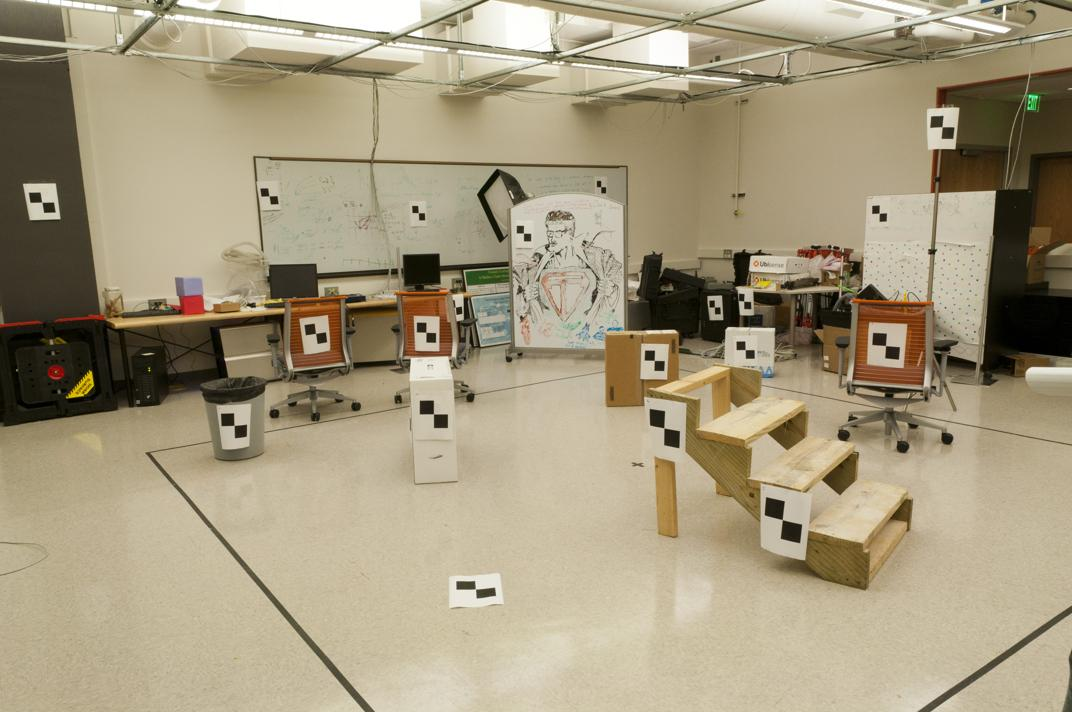
#> input picture ps3/input/pic_a.jpg, 1072 x 712 px
$ jupyter execute --allow-errors PS3.ipynb
#> lines starting #> are read from the running program, lines starting #| are printed output that depends on the picture
[cell 1]
import os
import numpy as np
import cv2
import matplotlib
import matplotlib.pyplot as plt
import random as rd

# Setting up

[cell 2]
p_a = cv2.imread(os.path.join('input', 'pic_a.jpg'), cv2.IMREAD_COLOR)
#> p_a is the input picture: shape (712, 1072, 3); mean B, G, R 126.2, 153, 164.7
p_b = cv2.imread(os.path.join('input', 'pic_b.jpg'), cv2.IMREAD_COLOR)
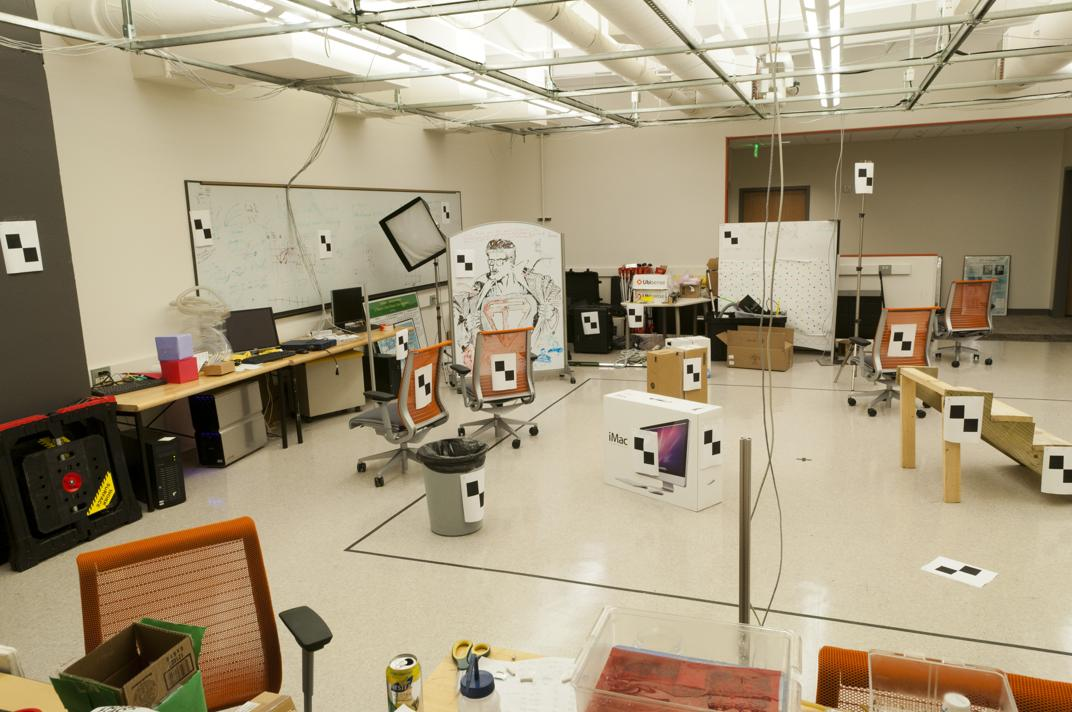
#> input picture ps3/input/pic_b.jpg, 1072 x 712 px
#> p_b is the input picture: shape (712, 1072, 3); mean B, G, R 126, 152.9, 166.6

pt_3d_norm_file  = open("input/pts3d-norm.txt", "r")
#> (reads ps3/input/pts3d-norm.txt from the repository)
pt_2d_norm_file  = open("input/pts2d-norm-pic_a.txt", "r")
#> (reads ps3/input/pts2d-norm-pic_a.txt from the repository)

pt_3d_norm =  np.array([[float(string.strip()) for string in i.split("  ") if string != ''] for i in pt_3d_norm_file])
pt_2d_norm =  np.array([[float(string.strip()) for string in i.split("  ") if string != ''] for i in pt_2d_norm_file])

pt_3d_norm_file.close()
pt_2d_norm_file.close()

##################

pt_3d_file = open("input/pts3d.txt", "r")
#> (reads ps3/input/pts3d.txt from the repository)
pts2d_b_file = open("input/pts2d-pic_b.txt", "r")
#> (reads ps3/input/pts2d-pic_b.txt from the repository)
pts2d_a_file = open("input/pts2d-pic_a.txt", "r")

pt_3d =  np.array([[float(string.strip()) for string in i.split(" ") if string != ''] for i in pt_3d_file])
pts2d_b =  np.array([[float(string.strip()) for string in i.split(" ") if string != ''] for i in pts2d_b_file])
pts2d_a =  np.array([[float(string.strip()) for string in i.split(" ") if string != ''] for i in pts2d_a_file])

pt_3d_file.close()
pts2d_b_file.close()
pts2d_a_file.close()

##################

img_a = plt.imread("input/pic_a.jpg")
img_b = plt.imread("input/pic_b.jpg")


##################
M_answer = np.array([[-0.4583, 0.2947, 0.0139, -0.0040],[0.0509, 0.0546, 0.5410, 0.0524],[-0.1090, -0.1784, 0.0443, -0.5968]])
print(M_answer)

## 3.1.a

[cell 3]
A = np.zeros((len(pt_3d_norm) * 2, 11))
B = pt_2d_norm.flatten()
for i in range(len(pt_3d_norm)):
    x = pt_3d_norm[i][0]
    y = pt_3d_norm[i][1]
    z = pt_3d_norm[i][2]

    u = pt_2d_norm[i][0]
    v = pt_2d_norm[i][1]

    A[i * 2] = [x, y, z, 1, 0, 0, 0, 0, -u * x, -u*y, -u * z]
    A[i * 2 + 1] = [0, 0, 0, 0, x, y, z, 1,  -v * x, -v*y, -v * z] # I am stupid...... staright up stupid.....
M_ls = np.linalg.lstsq(A, B)
M_ls_ex = np.append(M_ls[0], 1)
M = np.reshape(M_ls_ex, (3,4))
print(M * -0.5968)
print(M)
print(M_ls[1])

## 3.1.b

[cell 4]
k_list = [8, 12, 16]
M_list = []
M_res_list = []
res_size = 4
for i in range(10):
    for k in k_list:

        sample_aray = rd.sample(range(len(pt_3d)), k)
        test_array = rd.sample([i for i in range(len(pt_3d)) if i not in sample_aray], res_size)

        pt3d_sample = pt_3d[sample_aray]
        pt2d_sample = pts2d_b[sample_aray]

        pt3d_test = pt_3d[test_array]
        pt2d_test = pts2d_b[test_array]

        A = np.zeros((len(pt3d_sample) * 2, 11))
        B = pt2d_sample.flatten()

        for i in range(len(pt3d_sample)):
            x = pt3d_sample[i][0]
            y = pt3d_sample[i][1]
            z = pt3d_sample[i][2]

            u = pt2d_sample[i][0]
            v = pt2d_sample[i][1]

            A[i * 2] = [x, y, z, 1, 0, 0, 0, 0, -u * x, -u*y, -u * z]
            A[i * 2 + 1] = [0, 0, 0, 0, x, y, z, 1,  -v * x, -v*y, -v * z]

        M_ls = np.linalg.lstsq(A, B)
        M_ls_ex = np.append(M_ls[0], 1)
        M = np.reshape(M_ls_ex, (3,4))
        M_list.append(M)

        residual = 0
        for i in range(res_size):
            pt_test = np.matmul(M,np.append(pt3d_sample[i], 1))
            residual += np.linalg.norm(np.array([pt_test[0]/pt_test[2], pt_test[1]/pt_test[2]]) - pt2d_sample[i])
        M_res_list.append(residual)

M = M_list[np.argmin(M_res_list)]
print(M)
residual = 0
for i in range(len(pt_3d)):
    pt = np.matmul(M,np.append(pt_3d[i], 1))
    residual += np.linalg.norm(pts2d_b[i] - np.array([pt[0]/pt[2], pt[1]/pt[2]]))
print(residual)

## 3.1.c

[cell 5]
m4 = M[:,3]
Q = M[:,0:3]
C = - np.matmul(np.linalg.inv(Q), m4)
print(C)

## 3.2.a

[cell 6]
A = np.zeros((len(pts2d_a), 8))
B = np.full(len(pts2d_a), -1)
for i in range(len(pts2d_a)):
    a = pts2d_a[i][0]
    b = pts2d_a[i][1]

    u = pts2d_b[i][0]
    v = pts2d_b[i][1]

    A[i] = [u*a, u*b, u, v*a, v*b, v, a, b]

F_a_ls = np.linalg.lstsq(A, B)
F_a_ls_ex = np.append(F_a_ls[0], 1)
F_a = np.reshape(F_a_ls_ex, (3,3))
print(F_a)

[cell 7]
A = np.zeros((len(pts2d_b), 8))
B = np.full(len(pts2d_b), -1)
for i in range(len(pts2d_b)):
    a = pts2d_b[i][0]
    b = pts2d_b[i][1]

    u = pts2d_a[i][0]
    v = pts2d_a[i][1]

    A[i] = [u*a, u*b, u, v*a, v*b, v, a, b]

F_b_ls = np.linalg.lstsq(A, B)
F_b_ls_ex = np.append(F_b_ls[0], 1)
F_b = np.reshape(F_b_ls_ex, (3,3))
print(F_b)

## 3.2.b

#> (a cell that did not finish here is left out)

## 3.2.c

[cell 9]
plt.imshow(img_a)
plt.scatter(pts2d_a[0,0], pts2d_a[0,1])
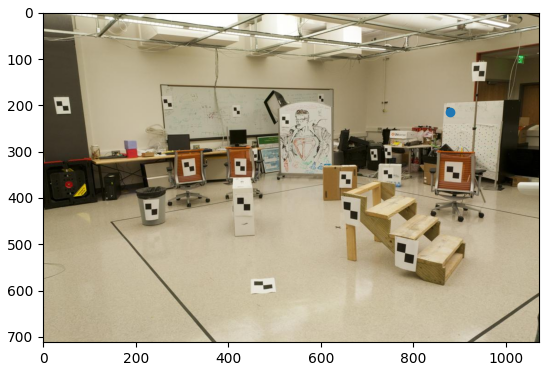
#> figure drawn by matplotlib, 1 panel

[cell 10]
plt.imshow(img_b)
plt.scatter(pts2d_b[0,0], pts2d_b[0,1])
plt.scatter(pts2d_b[1,0], pts2d_b[1,1])
# plt.scatter(pts2d_b[2,0], pts2d_b[2,1])
plt.plot(pts2d_b[:2, 0], pts2d_b[:2, 1], 'k-')
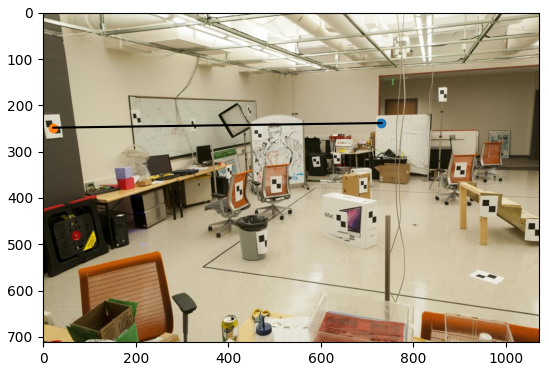
#> figure drawn by matplotlib, 1 panel

[cell 11]
Pul = np.array([0,0,1])
Pbl = np.array([0,img_b.shape[0],1])
#> Pbl = [0, 712, 1]
ll = np.cross(Pul, Pbl)
#> ll = [-712, 0, 0]

Pur = np.array([img_b.shape[1], 0,1])
#> Pur = [1072, 0, 1]
Pbr = np.array([img_b.shape[1],img_b.shape[0],1])
#> Pbr = [1072, 712, 1]
lr = np.cross(Pur, Pbr)
#> lr = [-712, 0, 763264]
print(ll)
#| [-712    0    0]
print(lr)
#| [  -712      0 763264]

[cell 12]
plt.imshow(img_b)
for i in range(len(pts2d_a)):
    pa = np.append(pts2d_a[i], 1)
    lb = np.matmul(F_a, pa)
    ptr = np.cross(lr, lb)
    ptl = np.cross(ll, lb)
    ptr = np.array([ptr[0]/ptr[2], ptr[1]/ptr[2]])
    ptl = np.array([ptl[0]/ptl[2], ptl[1]/ptl[2]])
    plt.plot([ptr[0], ptl[0]], [ptr[1], ptl[1]])
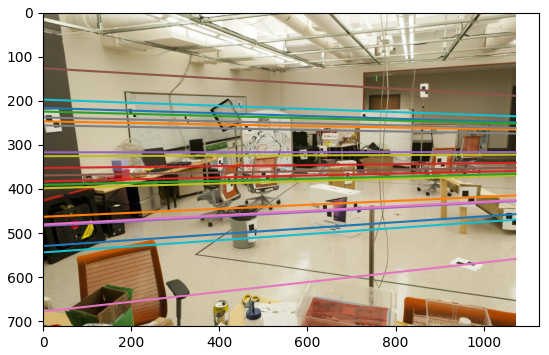
#> figure drawn by matplotlib, 1 panel

[cell 13]
Pul = np.array([0,0,1])
Pbl = np.array([0,img_a.shape[0],1])
ll = np.cross(Pul, Pbl)

Pur = np.array([img_a.shape[1], 0,1])
Pbr = np.array([img_a.shape[1],img_a.shape[0],1])
lr = np.cross(Pur, Pbr)
print(ll)
#| [-712    0    0]
print(lr)
#| [  -712      0 763264]

[cell 14]
plt.imshow(img_a)
for i in range(len(pts2d_b)):
    pb = np.append(pts2d_b[i], 1)
    la = np.matmul(F_b, pb)
    ptr = np.cross(la, lr)
    ptl = np.cross(la, ll)
    ptr = np.array([ptr[0]/ptr[2], ptr[1]/ptr[2]])
    ptl = np.array([ptl[0]/ptl[2], ptl[1]/ptl[2]])
    plt.plot([ptr[0], ptl[0]], [ptr[1], ptl[1]])
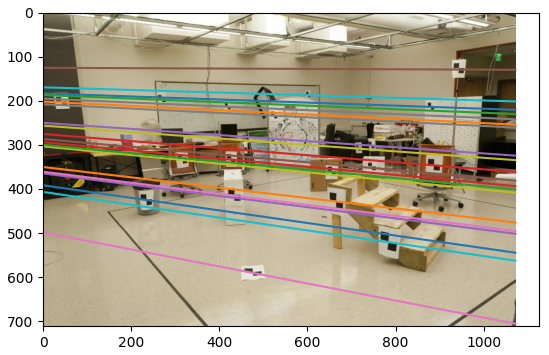
#> figure drawn by matplotlib, 1 panel
